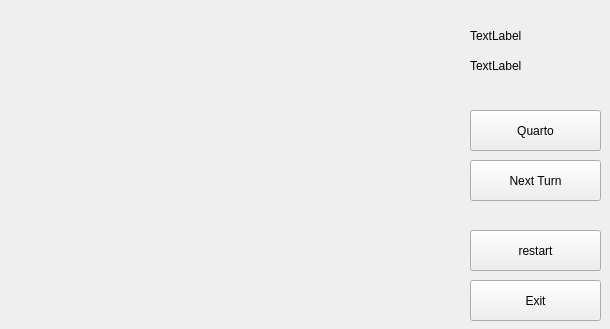
<?xml version="1.0" encoding="UTF-8"?>
<ui version="4.0">
 <class>QuartoWindow</class>
 <widget class="QWidget" name="QuartoWindow">
  <property name="geometry">
   <rect>
    <x>0</x>
    <y>0</y>
    <width>610</width>
    <height>329</height>
   </rect>
  </property>
  <property name="minimumSize">
   <size>
    <width>610</width>
    <height>329</height>
   </size>
  </property>
  <property name="maximumSize">
   <size>
    <width>610</width>
    <height>329</height>
   </size>
  </property>
  <property name="windowTitle">
   <string>Form</string>
  </property>
  <widget class="QPushButton" name="pushButton">
   <property name="geometry">
    <rect>
     <x>470</x>
     <y>280</y>
     <width>131</width>
     <height>41</height>
    </rect>
   </property>
   <property name="text">
    <string>Exit</string>
   </property>
  </widget>
  <widget class="QLabel" name="turn">
   <property name="geometry">
    <rect>
     <x>470</x>
     <y>20</y>
     <width>131</width>
     <height>31</height>
    </rect>
   </property>
   <property name="text">
    <string>TextLabel</string>
   </property>
  </widget>
  <widget class="QLabel" name="status">
   <property name="geometry">
    <rect>
     <x>470</x>
     <y>50</y>
     <width>131</width>
     <height>31</height>
    </rect>
   </property>
   <property name="text">
    <string>TextLabel</string>
   </property>
  </widget>
  <widget class="QPushButton" name="checkWin">
   <property name="geometry">
    <rect>
     <x>470</x>
     <y>110</y>
     <width>131</width>
     <height>41</height>
    </rect>
   </property>
   <property name="text">
    <string>Quarto</string>
   </property>
  </widget>
  <widget class="QPushButton" name="start">
   <property name="geometry">
    <rect>
     <x>470</x>
     <y>230</y>
     <width>131</width>
     <height>41</height>
    </rect>
   </property>
   <property name="text">
    <string>restart</string>
   </property>
  </widget>
  <widget class="QPushButton" name="nextTurn">
   <property name="geometry">
    <rect>
     <x>470</x>
     <y>160</y>
     <width>131</width>
     <height>41</height>
    </rect>
   </property>
   <property name="text">
    <string>Next Turn</string>
   </property>
  </widget>
 </widget>
 <resources/>
 <connections/>
</ui>
